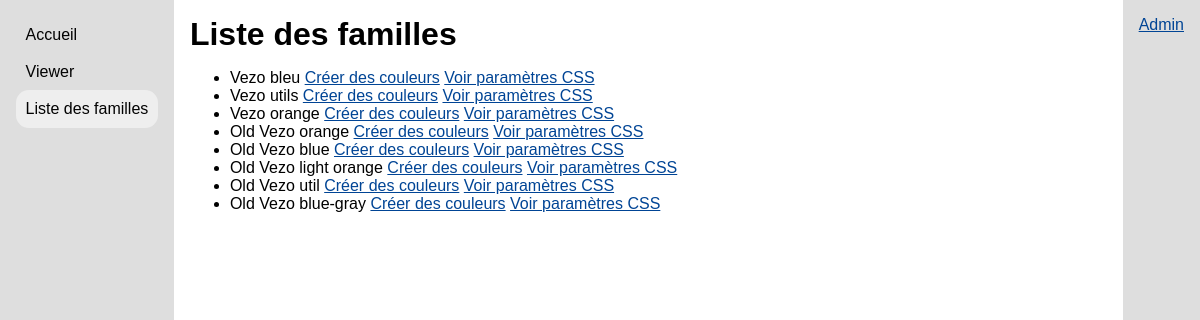
The app's page /color_picker/families/ with its own data.
### color_picker/models.py (models this page shows, shortened)
class ColorFamily(models.Model):
    name = models.CharField(max_length=50, blank=True)
    def __str__(self):
        return self.name

### color_picker/views.py (the view)
# urls.py: path('families/', FamiliesListView.as_view(), name="families_list"),
class FamiliesListView(ListView):
    model = ColorFamily

### color_picker/templates/color_picker/colorfamily_list.html
{% extends 'color_picker/base.html' %}
{% block content %}
    <h1>Liste des familles</h1>
    <ul>
        {% for family in object_list %}
            <li>{{ family }}
                <a href="{% url 'generate_colors' family.pk %}">Créer des couleurs</a>
                <a href="{% url 'css_parameters' family.pk %}" target="_blank">Voir paramètres CSS</a>
            </li>
        {% endfor %}
    </ul>
{% endblock content %}

### advanced_color_picker/static/style.css (style rules this page uses)
body { margin: 0; }
body { font-family: Arial; display: grid; grid-template-columns: auto 1fr auto; height: 100vh; position: relative; }
a { --color: oklch(40% 0.15 255); color: var(--color); }

### color_picker/static/color_picker/style.css (style rules this page uses)
h1, h2, h3, h4, h5, h6 { margin: 0; }

### records on screen
ColorFamily: name "Vezo bleu"
ColorFamily: name "Vezo utils"
ColorFamily: name "Vezo orange"
ColorFamily: name "Old Vezo orange"
ColorFamily: name "Old Vezo blue"
ColorFamily: name "Old Vezo light orange"
ColorFamily: name "Old Vezo util"
ColorFamily: name "Old Vezo blue-gray"
